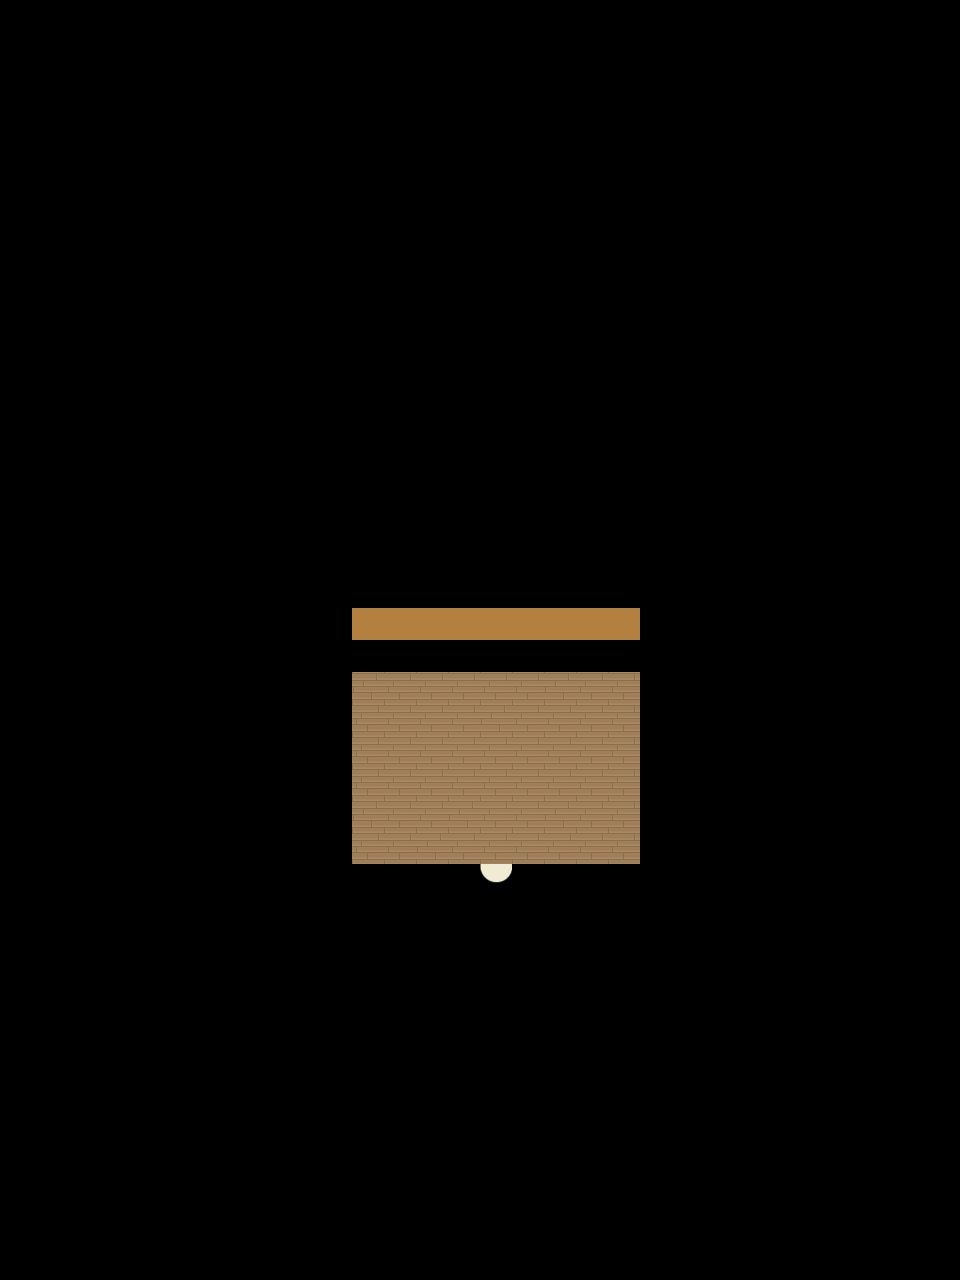

Rendered tile map (Tiled .tmx) drawn with the repository's tilesets; below, a short description and the map source with its tile grids summarised:
An orthogonal 30x40 tile map with 32x32 px tiles, 5 tile layers (Ground, Ground, Ground, Fringe, ...), 1 hidden layer not drawn, 6 tilesets and 2 objects (SCRIPT, WARP).

<map version="1.0" orientation="orthogonal" width="30" height="40" tilewidth="32" tileheight="32">
 <properties>
  <property name="music" value="inside2.ogg" />
 </properties>
 <tileset firstgid="1" name="collision1_32_32" tilewidth="32" tileheight="32">
  <image source="../graphics/tiles/collision1_32_32.png" width="1024" height="1024" />
 </tileset>
 <tileset firstgid="1025" name="indoor3_32_32" tilewidth="32" tileheight="32">
  <image source="../graphics/tiles/indoor3_32_32.png" width="1024" height="1024" />
 </tileset>
 <tileset firstgid="2049" name="indoor2_32_32" tilewidth="32" tileheight="32">
  <image source="../graphics/tiles/indoor2_32_32.png" width="1024" height="1024" />
 </tileset>
 <tileset firstgid="3073" name="indoor2_32_64" tilewidth="32" tileheight="64">
  <image source="../graphics/tiles/indoor2_32_64.png" width="1024" height="1024" />
 </tileset>
 <tileset firstgid="3585" name="indoor2_32_96" tilewidth="32" tileheight="96">
  <image source="../graphics/tiles/indoor2_32_96.png" width="1024" height="960" />
 </tileset>
 <tileset firstgid="3905" name="desert3_32_32" tilewidth="32" tileheight="32">
  <image source="../graphics/tiles/desert3_32_32.png" width="1024" height="1024" />
 </tileset>
 <layer name="Ground" width="30" height="40">
  <data>[1200 cells, 1191 non-empty, 5 distinct tile ids]</data>
 </layer>
 <layer name="Ground" width="30" height="40">
  <data>[1200 cells, 0 non-empty, 0 distinct tile ids]</data>
 </layer>
 <layer name="Ground" width="30" height="40">
  <data>[1200 cells, 0 non-empty, 0 distinct tile ids]</data>
 </layer>
 <layer name="Fringe" width="30" height="40">
  <data>[1200 cells, 0 non-empty, 0 distinct tile ids]</data>
 </layer>
 <layer name="Over" width="30" height="40">
  <data>[1200 cells, 0 non-empty, 0 distinct tile ids]</data>
 </layer>
 <layer name="Collision" width="30" height="40" visible="0">
  <data>[1200 cells, 1145 non-empty, 1 distinct tile ids]</data>
 </layer>
 <objectgroup name="Object" width="30" height="40">
  <object name="External Map Events" type="SCRIPT" x="0" y="0">
   <properties>
    <property name="FILENAME" value="scripts/maps/iw-wüstenfestung-house10-o00-o00-o00.lua" />
   </properties>
  </object>
  <object name="Warp to city" type="WARP" x="480" y="864" width="32" height="32">
   <properties>
    <property name="DEST_MAP" value="ow-p0003-n0004-o0000" />
    <property name="DEST_X" value="2448" />
    <property name="DEST_Y" value="2672" />
   </properties>
  </object>
 </objectgroup>
</map>
